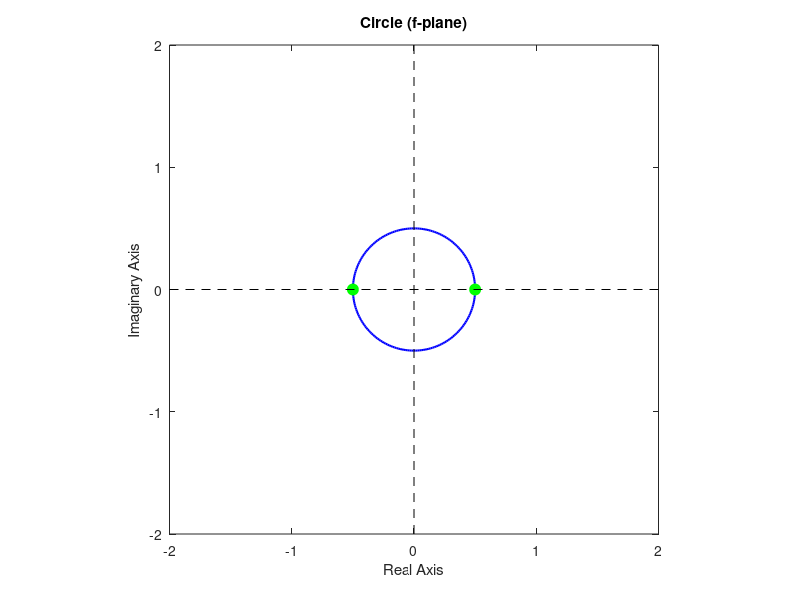
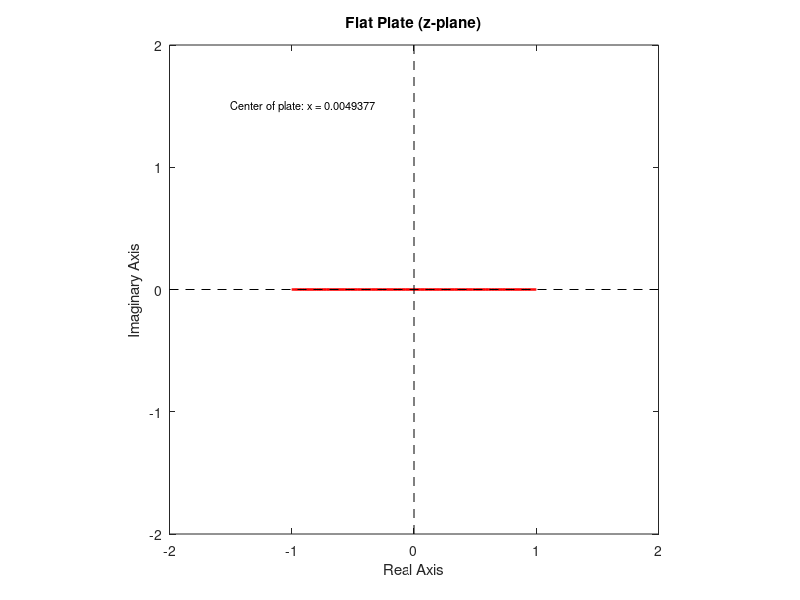
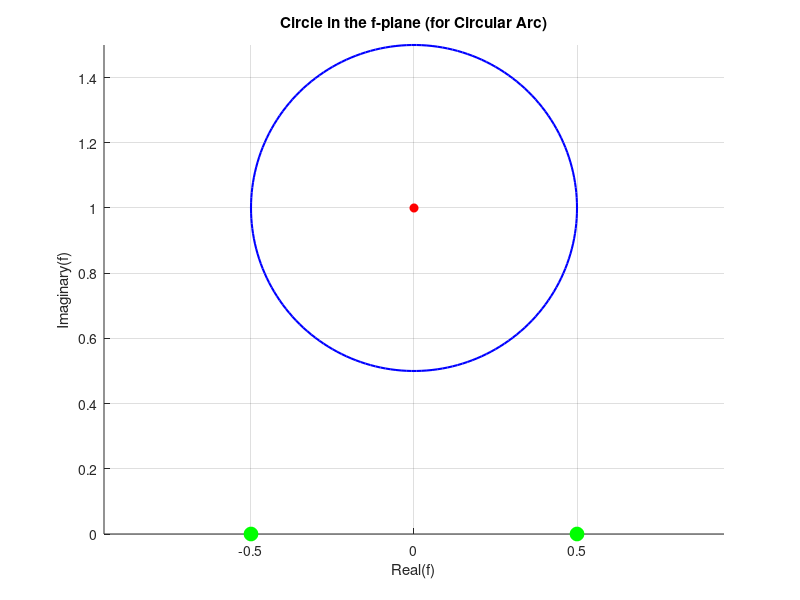
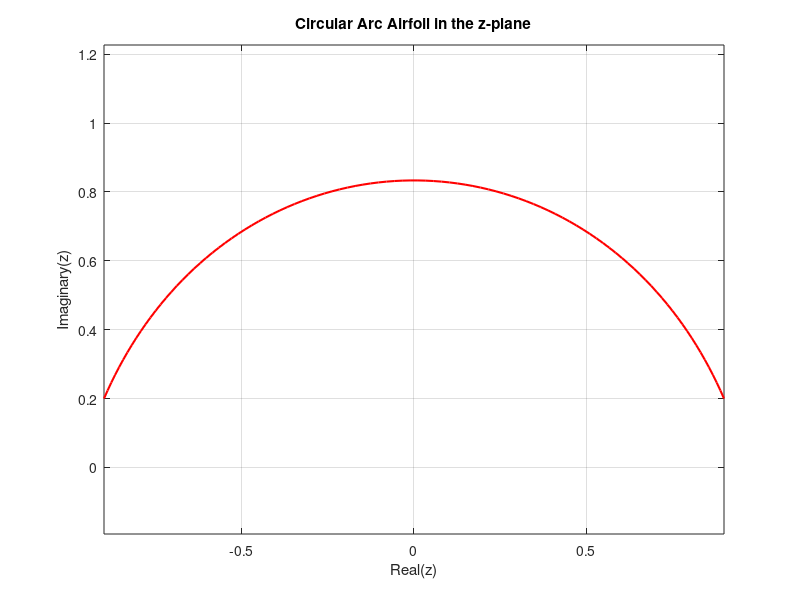

Write MATLAB code to recreate these figures, in order.
% Clear previous variables and close figures
clear; close all; clc;

% Define constants
U_free = 1;   % Freestream velocity
chord = 1;    % Chord length
eps = 0.01;   % Small offset for flatness
r = chord/2;  % Radius of circular cylinder

% Create circular points (f-plane)
num_points = 200;               % Number of points around the circle
theta_vals = linspace(0, 2*pi, num_points);
circle_points = r * exp(1i * theta_vals);

% Apply Joukowski transformation (z-plane)
transformed_points = circle_points + (r^2)./circle_points;

% Center the plate along the x-axis
x_shift = (max(real(transformed_points)) + min(real(transformed_points))) / 2;
transformed_points = transformed_points - x_shift;

% Stagnation points
stagnation_points = [r, -r];

% Plot the circle in the f-plane
figure;
plot(real(circle_points), imag(circle_points), 'b-', 'LineWidth', 1.5); % Blue circle
hold on;
plot(real(stagnation_points), imag(stagnation_points), 'go', 'MarkerFaceColor', 'g', 'MarkerSize', 8); % Green points
plot([-2, 2], [0, 0], 'k--'); % x-axis
plot([0, 0], [-2, 2], 'k--'); % y-axis
axis equal;
xlabel('Real Axis');
ylabel('Imaginary Axis');
title('Circle (f-plane)');
xlim([-2, 2]);
ylim([-2, 2]);

% Plot the transformed shape in the z-plane
figure;
plot(real(transformed_points), imag(transformed_points), 'r-', 'LineWidth', 1.5); % Red line for flat plate
hold on;
plot([-2, 2], [0, 0], 'k--'); % x-axis
plot([0, 0], [-2, 2], 'k--'); % y-axis
axis equal;
xlabel('Real Axis');
ylabel('Imaginary Axis');
title('Flat Plate (z-plane)');
xlim([-2, 2]);
ylim([-2, 2]);

% Basic annotation for verification
text(-1.5, 1.5, ['Center of plate: x = ', num2str(mean(real(transformed_points)))], 'FontSize', 8);


%% Circular arc
u_inf = 1;                  % Free stream velocity (not used in this transformation)
beta = linspace(0, pi, 100); % Angle for parameterizing the circle
c = 1;                      % Chord length of the airfoil
a = c / 2;                  % Radius of the circle (based on chord length)
m = 1;                % Camber offset (adjust this for more or less camber)
stagnation_points = [a, -a];

% Define the circle in the f-plane with a camber offset
mu = i * m;                % Vertical offset for camber
f = a * exp(1i * beta) + mu; % Circle in the f-plane, offset vertically by mu
f_low = a * exp(1i * beta) - mu;
% Apply the Joukowski transformation to create the circular arc airfoil
f_z = f + (c^2) ./ f;

% Plot the original circle in the f-plane
figure;
hold on;
plot(real(f), imag(f), 'b-', 'LineWidth', 1.5);
plot(real(f_low), -imag(f_low), 'b-', 'LineWidth', 1.5);
plot(real(mu), imag(mu), 'ro', 'MarkerFaceColor', 'r'); % Mark the center of the circle
xlabel('Real(f)');
plot(real(stagnation_points), imag(stagnation_points), 'go', ...
    'MarkerFaceColor', 'g', 'MarkerSize', 10);
ylabel('Imaginary(f)');
title('Circle in the f-plane (for Circular Arc)');
axis equal;
grid on;

% Plot the transformed airfoil in the z-plane
figure;
plot(real(f_z), imag(f_z), 'r-', 'LineWidth', 1.5);
xlabel('Real(z)');
ylabel('Imaginary(z)');
title('Circular Arc Airfoil in the z-plane');
axis equal;
grid on;
%% Joukouski Symmetric Airfoil 
% Joukowski Symmetric Airfoil
c = 1;
epsi = 0.1;
theta = linspace(0, 2*pi, 1000);
a = (c / 4) * (1 + epsi);
mu = -epsi * c / 4;

% Define Circle and Apply Joukowski Transform
f = a * exp(1i * theta) + mu;
f_z = f + c^2 ./ (16 * f);

stagnation_points = [a, -a];

% Plot Circle Plane
figure;
plot(real(f), imag(f), 'b-', 'LineWidth', 1.5);
hold on;
plot(real(stagnation_points), imag(stagnation_points), 'go', 'MarkerFaceColor', 'g', 'MarkerSize', 10);
title('Circle Plane');
xlabel('Real Axis');
ylabel('Imaginary Axis');
axis equal;
grid on;

% Plot Transformed Airfoil Plane
figure;
plot(real(f_z), imag(f_z), 'r-', 'LineWidth', 1.5);
title('Transformed Airfoil Plane');
xlabel('Real Axis');
ylabel('Imaginary Axis');
axis equal;
grid on;

